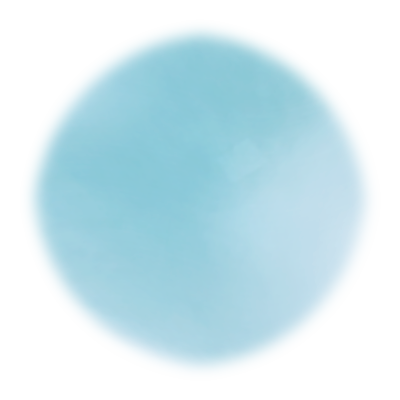
#> input picture verification/continuous-water-prototype/neutral-water-volume.png, 400 x 400 px
$ python build_m2_2_geometry_spike.py
#> lines starting #> are read from the running program, lines starting #| are printed output that depends on the picture
from pathlib import Path
import json
import numpy as np
from PIL import Image, ImageFilter

ROOT=Path(__file__).parent
W=H=512

def load(name): return np.asarray(Image.open(ROOT/name).convert('RGBA').resize((W,H), Image.Resampling.LANCZOS)).astype(np.float32)/255
#> called with name = 'neutral-water-volume.png'
bg=np.array([0.91,0.965,0.97],dtype=np.float32)
vol=load('neutral-water-volume.png')
mask=load('formal-silhouette-mask.png')[...,0]
#> call 2 of load, with name = 'formal-silhouette-mask.png'
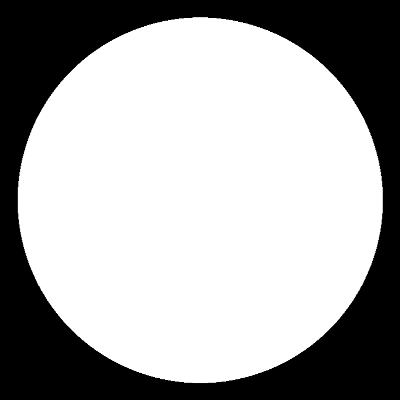
#> input picture verification/continuous-water-prototype/formal-silhouette-mask.png, 400 x 400 px
film=load('formal-outer-film-crop.png')
#> call 3 of load, with name = 'formal-outer-film-crop.png'
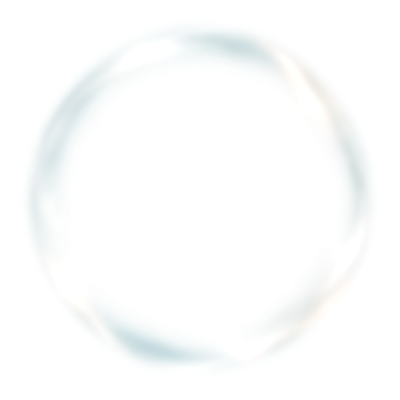
#> input picture verification/final-art-025-material-test/inputs/formal-outer-film-crop.png, 400 x 400 px, found by its file name
base=vol[...,:3]
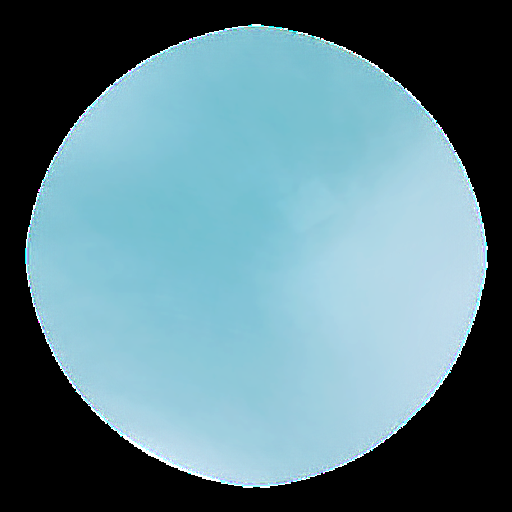
#> base: shape (512, 512, 3) float32; mean R, G, B 0.362, 0.494, 0.534
# Source-derived palette: no external color asset.
mean=np.sum(base*mask[...,None],axis=(0,1))/max(mask.sum(),1)
#> mean = [0.552, 0.754, 0.814]
water=np.array([0.30*mean[0]+0.10,0.38*mean[1]+0.10,0.50*mean[2]+0.12],dtype=np.float32)
#> water = [0.266, 0.386, 0.527]
inner=np.array([0.12*mean[0]+0.02,0.28*mean[1]+0.06,0.34*mean[2]+0.08],dtype=np.float32)
#> inner = [0.0862, 0.271, 0.357]
light=np.clip(0.75*mean+0.25*np.array([0.96,1.0,1.0]),0,1)
#> light = [0.654, 0.815, 0.861]
Y,X=np.mgrid[0:H,0:W]; x=X/(W-1)*2-1; y=Y/(H-1)*2-1
sphere=np.clip(1-x*x-y*y,0,1); body=np.clip(mask,0,1)*np.sqrt(sphere)

def bezier(points,t):
    p=np.array(points,dtype=np.float32)
    a=(1-t)**3; b=3*(1-t)**2*t; c=3*(1-t)*t*t; d=t**3
    return a[:,None]*p[0]+b[:,None]*p[1]+c[:,None]*p[2]+d[:,None]*p[3]

def curve_distance(points):
    ts=np.linspace(0,1,180)
    pts=bezier(points,ts)
    px=pts[:,0]; py=pts[:,1]
    # normalized screen coordinate to nearest polyline sample
    dx=x[...,None]-px[None,None,:]; dy=y[...,None]-py[None,None,:]
    return np.sqrt(dx*dx+dy*dy).min(axis=2)

def ribbon(points,width,alpha,color,blur=0):
    d=curve_distance(points)
    a=np.exp(-((d/max(width,1e-4))**2)*2.2)*alpha*body
    if blur:
        im=Image.fromarray(np.round(a*255).astype(np.uint8),'L').filter(ImageFilter.GaussianBlur(blur))
        a=np.asarray(im).astype(np.float32)/255
    return color[None,None,:],a

def over(rgb, a, c, ca):
    oa=np.clip(ca,0,1)
    return rgb*(1-oa[...,None])+c*oa[...,None], a+oa*(1-a)

rgb=base*0.28 + water[None,None,:]*0.72
alpha=body*0.36
layers=[]
# Two broad internal masses provide the depth anchors seen in the reference family.
# Their palette is sampled from the frozen neutral volume; their positions are the
# geometry-route experiment, not a new M1 authority.
blob_a=np.exp(-(((x+0.22)/0.34)**2+((y+0.14)/0.25)**2)*2.1)*body*0.58
blob_b=np.exp(-(((x-0.22)/0.30)**2+((y-0.18)/0.31)**2)*2.0)*body*0.46
rgb,alpha=over(rgb,alpha,inner[None,None,:],blob_a)
layers.append(blob_a)
rgb,alpha=over(rgb,alpha,water[None,None,:]*0.78+light[None,None,:]*0.22,blob_b)
layers.append(blob_b)
# Rear mass: broad cool/teal arc. Geometry is the carrier; source palette is frozen-derived.
for pts,w,a,c,b in [
    ([(-0.72,-0.04),(-0.34,-0.60),(0.20,-0.54),(0.68,-0.10)],0.22,0.56,inner,15),
    ([(-0.60,0.36),(-0.22,0.74),(0.36,0.56),(0.70,0.20)],0.18,0.46,water,12),
    ([(-0.64,0.10),(-0.12,-0.12),(0.25,0.22),(0.60,0.04)],0.10,0.50,light,8),
    ([(-0.46,0.40),(-0.04,0.08),(0.31,-0.03),(0.50,-0.36)],0.07,0.38,light,5),
]:
    c0,aa=ribbon(pts,w,a,c,b); rgb,alpha=over(rgb,alpha,c0,aa); layers.append(aa)
#> this loop made 4 passes
#> (w, c0) on passes 1 to 4: (0.22, [[0.0862, 0.271, 0.357]]), (0.18, [[0.266, 0.386, 0.527]]), (0.1, [[0.654, 0.815, 0.861]]), (0.07, [[0.654, 0.815, 0.861]])
#> pass 1, in ribbon, `a=np.exp(-((d/max(width,1e-4))**2)*2.2)*alpha*body`:
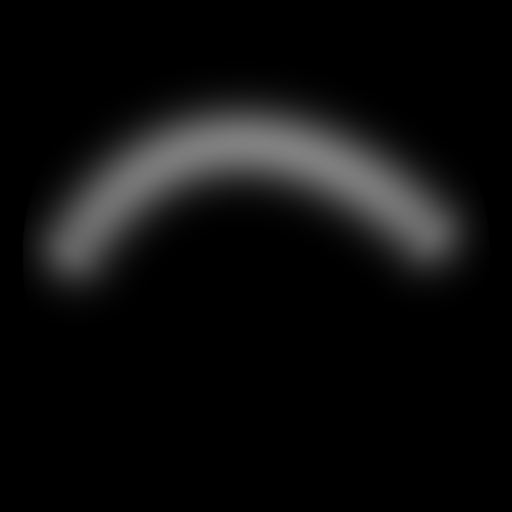
#> a: shape (512, 512) float64; min 0, max 0.504, mean 0.0554
#> after the loop:
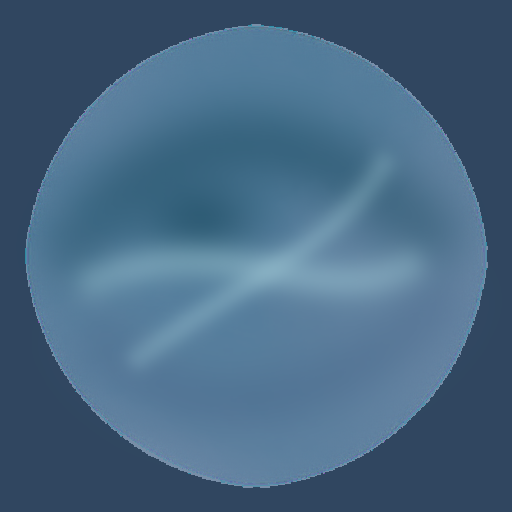
#> rgb: shape (512, 512, 3) float64; mean R, G, B 0.28, 0.406, 0.515
#> after the loop, layers = 6 items
# Subtle interior shade from the two primary bands; this makes the depth readable without fake edge-rim.
structure=np.clip((layers[0]*0.9+layers[1]*0.75),0,1)
rgb=np.clip(rgb*(1-0.28*structure[...,None]),0,1)
# Frozen shell is composited last and remains the only outer-film source.
shella=film[...,3]*0.72
rgb,alpha=over(rgb,alpha,film[...,:3],shella)
out=rgb*alpha[...,None]+bg[None,None,:]*(1-alpha[...,None])
out[body<0.01]=bg
#> out: shape (512, 512, 3) float64; mean R, G, B 0.741, 0.822, 0.856
Image.fromarray(np.round(np.clip(out,0,1)*255).astype(np.uint8),'RGB').save(ROOT/'m2.2-g-geometry-spike.png')
# Debug layers and a side-by-side montage.
for i,a in enumerate(layers):
    Image.fromarray(np.round(np.clip(a,0,1)*255).astype(np.uint8),'L').save(ROOT/f'm2.2-g-layer-{i+1}.png')
#> this loop made 6 passes
mont=Image.new('RGB',(1024,512),(232,246,247))
hero=Image.open(ROOT/'m2.2-g-geometry-spike.png').convert('RGB')
mont.paste(hero,(0,0)); right=Image.new('RGB',(512,512),(19,57,64));
for i,a in enumerate(layers):
    tile=Image.fromarray(np.round(np.clip(a,0,1)*255).astype(np.uint8),'L').convert('RGB').resize((170,240))
    right.paste(tile,((i%3)*170,(i//3)*256))
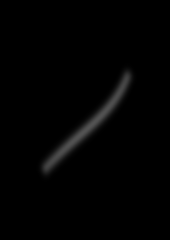
#> tile: PIL image 170x240 RGB; min 0, max 83, mean 2.4
mont.paste(right,(512,0)); mont.save(ROOT/'m2.2-g-geometry-layer-montage.png')
#> after `mont.paste(right, (512, 0))`:
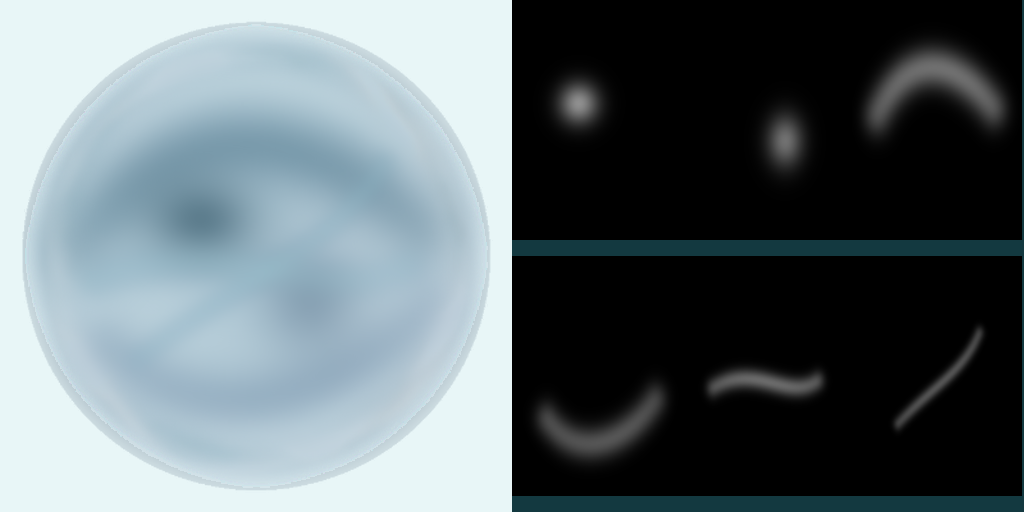
#> mont: PIL image 1024x512 RGB; mean R, G, B 98, 109.6, 114.2
metrics={'representation':'geometry-alternative-spike','carrier':'analytic sphere domain + two derived mass anchors + four translucent internal sheets','sourcePalette':'derived from neutral-water-volume.rgb','shell':'formal-outer-film alpha-aware frozen','productionDependency':False,'m1SourcesModified':False,'layers':6,'visualStatus':'AWAITING_HUMAN_REVIEW'}
(ROOT/'m2.2-g-geometry-evidence.json').write_text(json.dumps(metrics,ensure_ascii=False,indent=2)+'\n')
print(json.dumps(metrics,ensure_ascii=False,indent=2))
